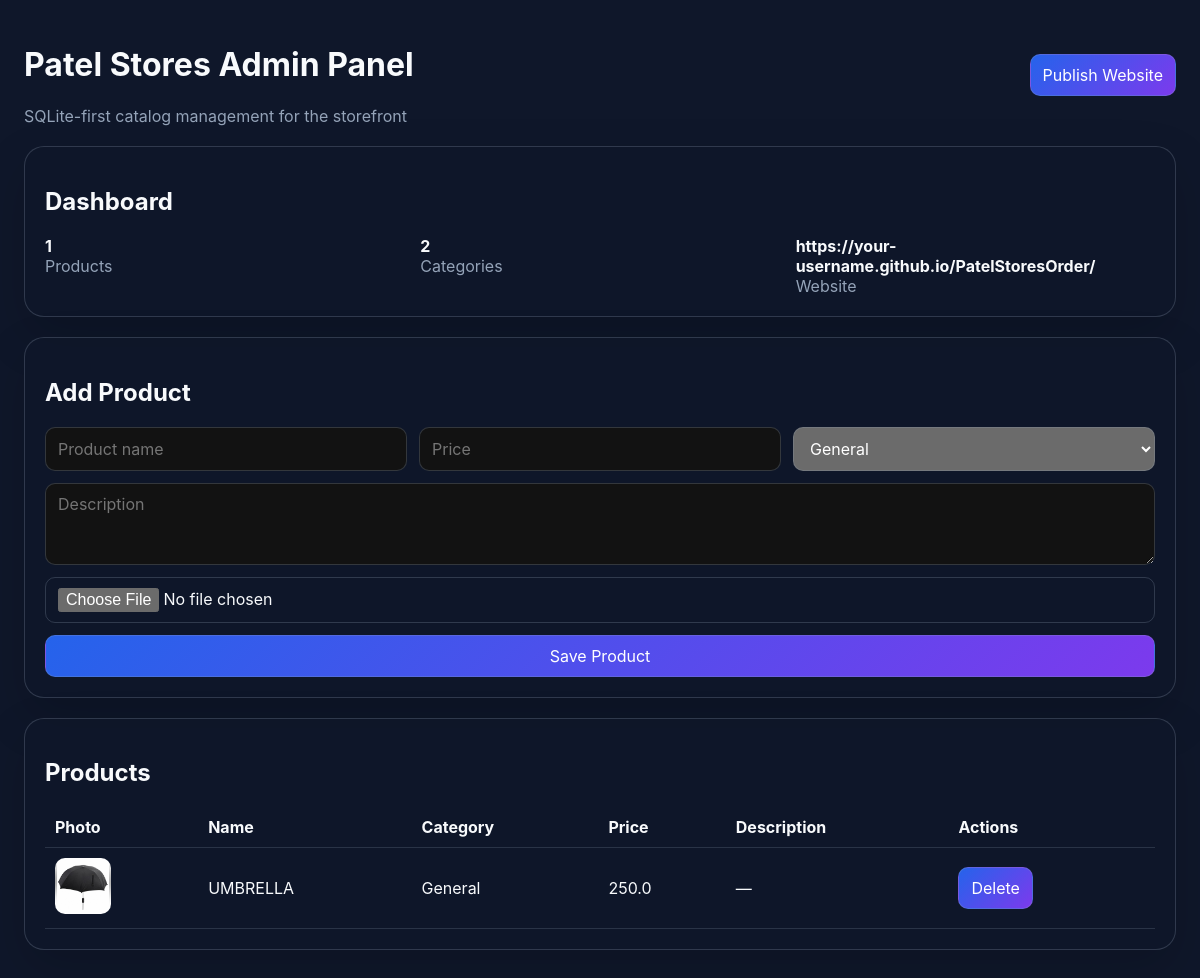
Before: / with the older database file.
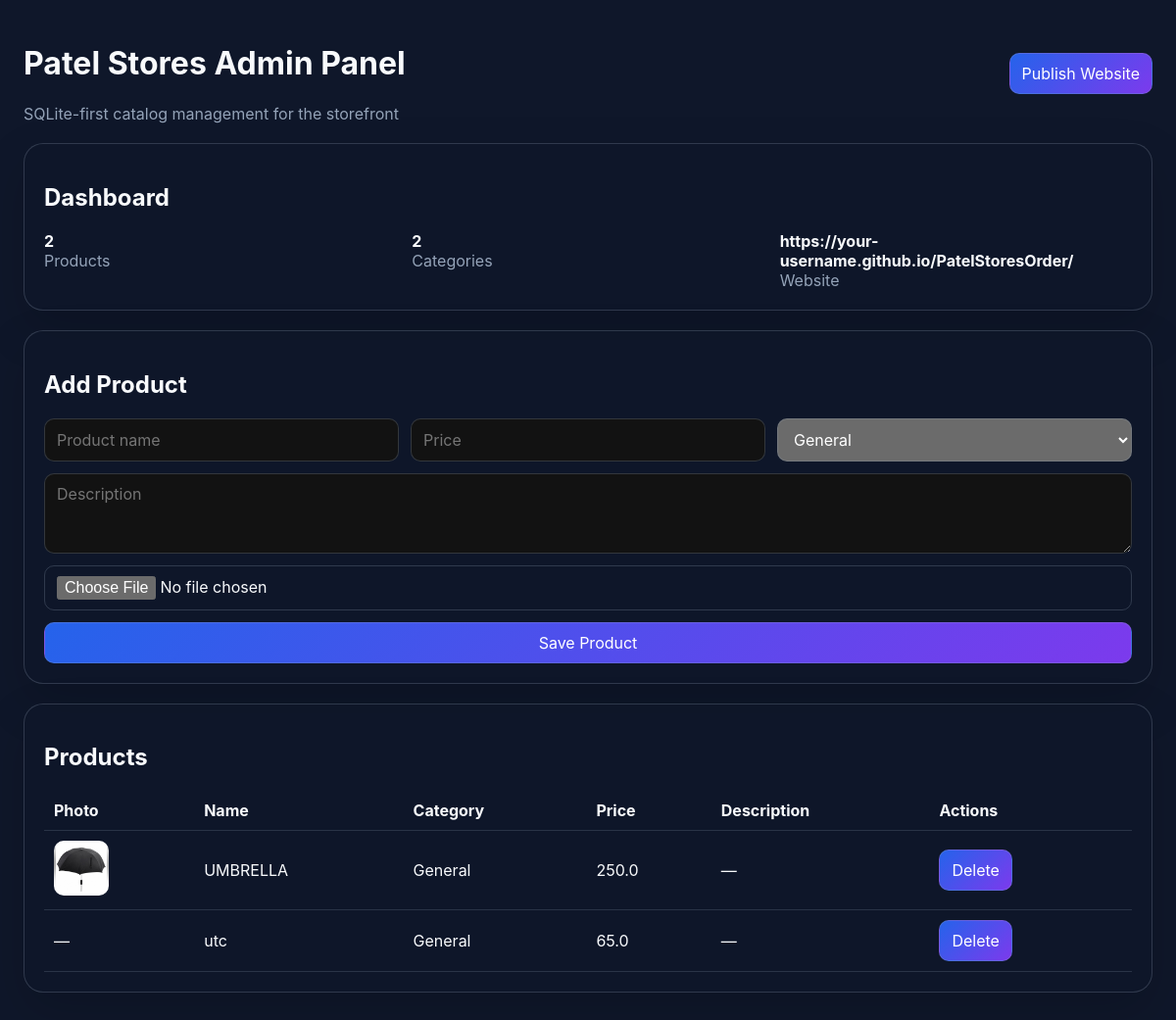
After: the same page with the newer database file.
### tables this page shows
CREATE TABLE settings (
                id INTEGER PRIMARY KEY AUTOINCREMENT,
                github_repo TEXT,
                branch TEXT,
                website_url TEXT,
                images_folder TEXT,
                backup_folder TEXT
            , commit_message TEXT DEFAULT "Update catalog", website_folder TEXT DEFAULT ".", database_path TEXT DEFAULT "patelstores.db", theme TEXT DEFAULT "dark");

CREATE TABLE products (
                id INTEGER PRIMARY KEY AUTOINCREMENT,
                product_name TEXT,
                category TEXT,
                price REAL,
                description TEXT,
                image TEXT,
                created_at TEXT,
                updated_at TEXT
            , purchase_price REAL DEFAULT 0, selling_price REAL DEFAULT 0, wholesale_price REAL DEFAULT 0, barcode TEXT DEFAULT "", gst REAL DEFAULT 0, hsn TEXT DEFAULT "", stock REAL DEFAULT 0, min_stock REAL DEFAULT 0);

### admin/app.py (the view)
@app.route('/')
def index():
    return render_template('index.html', products=list_products(), categories=list_categories(), settings=get_settings())

### admin/database/db.py (called while the page is built)
def get_connection():
    connection = sqlite3.connect(DB_PATH)
    connection.row_factory = sqlite3.Row
    return connection

### admin/services/catalog.py (called while the page is built)
def normalize_image_value(image_value: Optional[str]) -> str:
    if not image_value:
        return ''
    path = str(image_value).strip()
    if path.startswith('images/'):
        path = path.split('/', 1)[1]
    return Path(path).name

def get_catalog_image_path(image_value: Optional[str]) -> str:
    file_name = normalize_image_value(image_value)
    if not file_name:
        return 'images/placeholder.png'
    return f'images/{file_name}'

def _row_to_product(row) -> Dict:
    product = dict(row)
    product['image_path'] = get_catalog_image_path(product.get('image'))
    return product

def list_categories(search: str = '') -> List[Dict]:
    connection = get_connection()
    try:
        if search:
            rows = connection.execute(
                'SELECT * FROM categories WHERE category_name LIKE ? ORDER BY category_name COLLATE NOCASE ASC',
                (f'%{search}%',),
            ).fetchall()
        else:
            rows = connection.execute(
                'SELECT * FROM categories ORDER BY category_name COLLATE NOCASE ASC'
            ).fetchall()
        return [dict(row) for row in rows]
    finally:
        connection.close()

def get_settings() -> Dict:
    connection = get_connection()
    try:
        row = connection.execute('SELECT * FROM settings ORDER BY id DESC LIMIT 1').fetchone()
        if row:
            return dict(row)
        return {}
    finally:
        connection.close()

### admin/templates/index.html (shortened to what this page needs)
<!doctype html>
<html lang="en">
  <head>
  </head>
  <body>
    <div class="container">
      <div class="topbar">
        <div>
          <h1>Patel Stores Admin Panel</h1>
          <div class="muted">SQLite-first catalog management for the storefront</div>
        </div>
        <button onclick="window.location='/publish'">Publish Website</button>
      </div>
      <div class="card">
        <h2>Dashboard</h2>
        <div class="grid">
          <div><strong>{{ products|length }}</strong><div class="muted">Products</div></div>
          <div><strong>{{ categories|length }}</strong><div class="muted">Categories</div></div>
          <div><strong>{{ settings.get('website_url', '') or 'Not set' }}</strong><div class="muted">Website</div></div>
        </div>
      </div>
      <div class="card">
        <h2>Add Product</h2>
        <form action="/api/products" method="post" enctype="multipart/form-data">
          <div class="row">
            <input name="product_name" placeholder="Product name" required>
            <input name="price" type="number" step="0.01" placeholder="Price" required>
            <select name="category">
              {% for category in categories %}
              <option value="{{ category.category_name }}">{{ category.category_name }}</option>
              {% endfor %}
            </select>
          </div>
          <textarea name="description" rows="3" placeholder="Description"></textarea>
          <input type="file" name="image" accept="image/*">
          <button type="submit">Save Product</button>
        </form>
      </div>
      <div class="card">
        <h2>Products</h2>
        <table>
          <thead>
            <tr><th>Photo</th><th>Name</th><th>Category</th><th>Price</th><th>Description</th><th>Actions</th></tr>
          </thead>
          <tbody>
            {% for product in products %}
            <tr>
              <td>{% if product.image %}<img src="/{{ product.image }}" alt="" style="width:56px;height:56px;object-fit:cover;border-radius:10px;">{% else %}—{% endif %}</td>
              <td>{{ product.product_name }}</td>
              <td>{{ product.category }}</td>
              <td>{{ product.price }}</td>
              <td>{{ product.description or '—' }}</td>
              <td class="actions">
                <button onclick="fetch('/api/products/{{ product.id }}', {method:'DELETE'}).then(() => location.reload())">Delete</button>
              </td>
            </tr>
            {% endfor %}
          </tbody>
        </table>
      </div>
    </div>
  </body>
</html>

### admin/templates/index.html (style rules this page uses)
:root { color-scheme: dark; font-family: Inter, Segoe UI, sans-serif; }
body { margin: 0; background: #0f172a; color: #f8fafc; }
.container { max-width: 1200px; margin: 0 auto; padding: 24px; }
.card { background: rgba(15,23,42,.9); border: 1px solid rgba(148,163,184,.25); border-radius: 20px; padding: 20px; box-shadow: 0 20px 50px rgba(0,0,0,.15); margin-bottom: 20px; }
.topbar { display: flex; justify-content: space-between; align-items: center; margin-bottom: 20px; }
button, input, select, textarea { font: inherit; border-radius: 10px; border: 1px solid rgba(148,163,184,.25); padding: 10px 12px; }
button { background: linear-gradient(135deg, #2563eb, #7c3aed); color: white; cursor: pointer; }
.grid { display: grid; gap: 16px; grid-template-columns: repeat(auto-fit, minmax(240px, 1fr)); }
table { width: 100%; border-collapse: collapse; }
th, td { text-align: left; padding: 10px; border-bottom: 1px solid rgba(148,163,184,.2); }
.muted { color: #94a3b8; }
.actions button { margin-right: 8px; }
form { display: grid; gap: 12px; }
.row { display: grid; gap: 12px; grid-template-columns: repeat(auto-fit, minmax(180px, 1fr)); }

Changed rows visible on the page:
added products: product_name "utc", category "General", price "65.0", description "—"
Other visible differences:
{{ products|length }}: "1" → "2"
